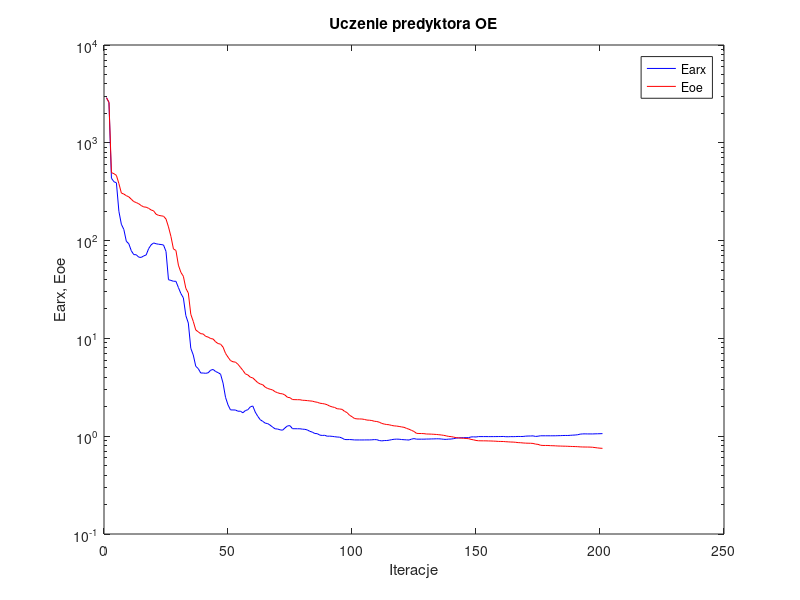
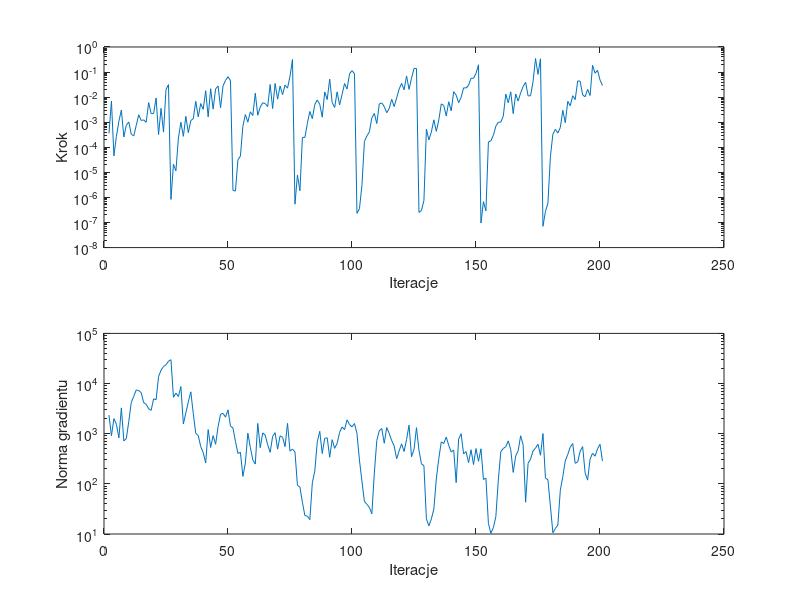

MATLAB code to generate these figures, in order:
%uczenie predyktora oe
clear all;
n=0; farx(n+1)=2.897075e+003; foe(n+1)=2.892032e+003; wspucz(n+1)=0.000000e+000; ng(n+1)=0.000000e+000;
%odnowa zmiennej metryki
n=1; farx(n+1)=2.582692e+003; foe(n+1)=2.592419e+003; krok(n+1)=3.604935e-004; ng(n+1)=2.353211e+003;
n=2; farx(n+1)=4.342418e+002; foe(n+1)=4.951977e+002; krok(n+1)=6.912131e-003; ng(n+1)=9.098167e+002;
n=3; farx(n+1)=3.999446e+002; foe(n+1)=4.837698e+002; krok(n+1)=4.554340e-005; ng(n+1)=1.998675e+003;
n=4; farx(n+1)=3.899245e+002; foe(n+1)=4.642339e+002; krok(n+1)=2.732662e-004; ng(n+1)=1.534569e+003;
n=5; farx(n+1)=1.994123e+002; foe(n+1)=3.831040e+002; krok(n+1)=1.100811e-003; ng(n+1)=8.243990e+002;
n=6; farx(n+1)=1.469442e+002; foe(n+1)=3.064326e+002; krok(n+1)=3.065383e-003; ng(n+1)=3.270689e+003;
n=7; farx(n+1)=1.299586e+002; foe(n+1)=2.990715e+002; krok(n+1)=2.578670e-004; ng(n+1)=7.155588e+002;
n=8; farx(n+1)=9.841335e+001; foe(n+1)=2.879748e+002; krok(n+1)=7.601488e-004; ng(n+1)=8.012250e+002;
n=9; farx(n+1)=9.291190e+001; foe(n+1)=2.801970e+002; krok(n+1)=1.025308e-003; ng(n+1)=1.759185e+003;
n=10; farx(n+1)=7.883366e+001; foe(n+1)=2.650911e+002; krok(n+1)=3.325065e-004; ng(n+1)=4.201379e+003;
n=11; farx(n+1)=7.190775e+001; foe(n+1)=2.505803e+002; krok(n+1)=2.844031e-004; ng(n+1)=5.580077e+003;
n=12; farx(n+1)=7.169104e+001; foe(n+1)=2.449346e+002; krok(n+1)=7.499704e-004; ng(n+1)=7.455665e+003;
n=13; farx(n+1)=6.774063e+001; foe(n+1)=2.381577e+002; krok(n+1)=1.983052e-003; ng(n+1)=7.246115e+003;
n=14; farx(n+1)=6.730069e+001; foe(n+1)=2.282348e+002; krok(n+1)=1.173246e-003; ng(n+1)=6.587543e+003;
n=15; farx(n+1)=6.971075e+001; foe(n+1)=2.211180e+002; krok(n+1)=1.236099e-003; ng(n+1)=4.157766e+003;
n=16; farx(n+1)=7.131212e+001; foe(n+1)=2.196040e+002; krok(n+1)=9.933991e-004; ng(n+1)=3.874506e+003;
n=17; farx(n+1)=8.280089e+001; foe(n+1)=2.137238e+002; krok(n+1)=6.065270e-003; ng(n+1)=3.135868e+003;
n=18; farx(n+1)=9.047480e+001; foe(n+1)=2.056852e+002; krok(n+1)=2.204222e-003; ng(n+1)=2.915574e+003;
n=19; farx(n+1)=9.462760e+001; foe(n+1)=2.015689e+002; krok(n+1)=2.213894e-003; ng(n+1)=4.955147e+003;
n=20; farx(n+1)=9.284765e+001; foe(n+1)=1.860202e+002; krok(n+1)=9.272034e-003; ng(n+1)=4.747183e+003;
n=21; farx(n+1)=9.182513e+001; foe(n+1)=1.812200e+002; krok(n+1)=3.229906e-004; ng(n+1)=1.372988e+004;
n=22; farx(n+1)=9.120864e+001; foe(n+1)=1.793088e+002; krok(n+1)=3.576264e-003; ng(n+1)=1.841950e+004;
n=23; farx(n+1)=9.018347e+001; foe(n+1)=1.775761e+002; krok(n+1)=4.031350e-004; ng(n+1)=2.182505e+004;
n=24; farx(n+1)=7.748431e+001; foe(n+1)=1.662437e+002; krok(n+1)=2.017194e-002; ng(n+1)=2.364218e+004;
n=25; farx(n+1)=3.984015e+001; foe(n+1)=1.380608e+002; krok(n+1)=3.153338e-002; ng(n+1)=2.785988e+004;
%odnowa zmiennej metryki
n=26; farx(n+1)=3.917110e+001; foe(n+1)=1.099619e+002; krok(n+1)=8.349317e-007; ng(n+1)=2.987864e+004;
n=27; farx(n+1)=3.839175e+001; foe(n+1)=8.213941e+001; krok(n+1)=2.092147e-005; ng(n+1)=5.325879e+003;
n=28; farx(n+1)=3.837149e+001; foe(n+1)=7.936734e+001; krok(n+1)=1.149974e-005; ng(n+1)=6.435782e+003;
n=29; farx(n+1)=3.312636e+001; foe(n+1)=5.607567e+001; krok(n+1)=2.337468e-004; ng(n+1)=5.505098e+003;
n=30; farx(n+1)=2.875525e+001; foe(n+1)=4.734891e+001; krok(n+1)=9.963700e-004; ng(n+1)=8.715480e+003;
n=31; farx(n+1)=2.597500e+001; foe(n+1)=4.317214e+001; krok(n+1)=2.734728e-004; ng(n+1)=1.561620e+003;
n=32; farx(n+1)=1.710324e+001; foe(n+1)=3.249670e+001; krok(n+1)=1.721185e-003; ng(n+1)=2.599477e+003;
n=33; farx(n+1)=1.434901e+001; foe(n+1)=2.911586e+001; krok(n+1)=3.812452e-004; ng(n+1)=4.316047e+003;
n=34; farx(n+1)=7.916629e+000; foe(n+1)=1.762674e+001; krok(n+1)=1.160141e-003; ng(n+1)=6.844963e+003;
n=35; farx(n+1)=6.757956e+000; foe(n+1)=1.491015e+001; krok(n+1)=1.387045e-003; ng(n+1)=2.516410e+003;
n=36; farx(n+1)=5.186135e+000; foe(n+1)=1.218642e+001; krok(n+1)=6.817777e-003; ng(n+1)=1.010868e+003;
n=37; farx(n+1)=4.913264e+000; foe(n+1)=1.167907e+001; krok(n+1)=1.636169e-003; ng(n+1)=9.238338e+002;
n=38; farx(n+1)=4.427228e+000; foe(n+1)=1.117137e+001; krok(n+1)=5.548179e-003; ng(n+1)=5.538472e+002;
n=39; farx(n+1)=4.427920e+000; foe(n+1)=1.109614e+001; krok(n+1)=3.271540e-003; ng(n+1)=4.208736e+002;
n=40; farx(n+1)=4.395264e+000; foe(n+1)=1.048713e+001; krok(n+1)=1.801017e-002; ng(n+1)=2.598825e+002;
n=41; farx(n+1)=4.451457e+000; foe(n+1)=1.032183e+001; krok(n+1)=1.627799e-003; ng(n+1)=1.208401e+003;
n=42; farx(n+1)=4.730741e+000; foe(n+1)=9.965631e+000; krok(n+1)=2.165649e-002; ng(n+1)=5.304745e+002;
n=43; farx(n+1)=4.813417e+000; foe(n+1)=9.864350e+000; krok(n+1)=3.334617e-003; ng(n+1)=9.157652e+002;
n=44; farx(n+1)=4.585563e+000; foe(n+1)=9.227703e+000; krok(n+1)=2.118799e-002; ng(n+1)=6.150273e+002;
n=45; farx(n+1)=4.469451e+000; foe(n+1)=8.859628e+000; krok(n+1)=2.788178e-002; ng(n+1)=1.381662e+003;
n=46; farx(n+1)=4.307780e+000; foe(n+1)=8.732449e+000; krok(n+1)=3.758726e-003; ng(n+1)=2.453216e+003;
n=47; farx(n+1)=3.491181e+000; foe(n+1)=8.148825e+000; krok(n+1)=2.835564e-002; ng(n+1)=2.539028e+003;
n=48; farx(n+1)=2.497568e+000; foe(n+1)=7.032540e+000; krok(n+1)=4.679730e-002; ng(n+1)=2.135531e+003;
n=49; farx(n+1)=2.090377e+000; foe(n+1)=6.432677e+000; krok(n+1)=6.533169e-002; ng(n+1)=2.989650e+003;
n=50; farx(n+1)=1.858239e+000; foe(n+1)=5.936208e+000; krok(n+1)=4.486659e-002; ng(n+1)=1.416851e+003;
%odnowa zmiennej metryki
n=51; farx(n+1)=1.854994e+000; foe(n+1)=5.768195e+000; krok(n+1)=1.896309e-006; ng(n+1)=1.299212e+003;
n=52; farx(n+1)=1.852816e+000; foe(n+1)=5.721166e+000; krok(n+1)=1.801229e-006; ng(n+1)=7.026461e+002;
n=53; farx(n+1)=1.801151e+000; foe(n+1)=5.442235e+000; krok(n+1)=3.195675e-005; ng(n+1)=4.034008e+002;
n=54; farx(n+1)=1.801833e+000; foe(n+1)=5.063946e+000; krok(n+1)=4.438276e-005; ng(n+1)=4.264592e+002;
n=55; farx(n+1)=1.735435e+000; foe(n+1)=4.709466e+000; krok(n+1)=6.946998e-004; ng(n+1)=1.408904e+002;
n=56; farx(n+1)=1.828520e+000; foe(n+1)=4.337682e+000; krok(n+1)=2.019006e-003; ng(n+1)=2.595360e+002;
n=57; farx(n+1)=1.866286e+000; foe(n+1)=4.231338e+000; krok(n+1)=1.003628e-003; ng(n+1)=1.023728e+003;
n=58; farx(n+1)=1.995930e+000; foe(n+1)=4.012213e+000; krok(n+1)=2.604174e-003; ng(n+1)=5.359596e+002;
n=59; farx(n+1)=2.037407e+000; foe(n+1)=3.944906e+000; krok(n+1)=1.838554e-003; ng(n+1)=3.004938e+002;
n=60; farx(n+1)=1.761514e+000; foe(n+1)=3.731584e+000; krok(n+1)=1.432736e-002; ng(n+1)=2.480141e+002;
n=61; farx(n+1)=1.597274e+000; foe(n+1)=3.529980e+000; krok(n+1)=1.900524e-003; ng(n+1)=1.603225e+003;
n=62; farx(n+1)=1.474348e+000; foe(n+1)=3.419773e+000; krok(n+1)=4.027729e-003; ng(n+1)=5.267947e+002;
n=63; farx(n+1)=1.418972e+000; foe(n+1)=3.361905e+000; krok(n+1)=5.945944e-003; ng(n+1)=1.038703e+003;
n=64; farx(n+1)=1.360310e+000; foe(n+1)=3.174621e+000; krok(n+1)=5.548179e-003; ng(n+1)=9.301168e+002;
n=65; farx(n+1)=1.345459e+000; foe(n+1)=3.075444e+000; krok(n+1)=4.201093e-003; ng(n+1)=6.025032e+002;
n=66; farx(n+1)=1.296665e+000; foe(n+1)=3.022017e+000; krok(n+1)=3.192743e-002; ng(n+1)=4.253533e+002;
n=67; farx(n+1)=1.237515e+000; foe(n+1)=2.969618e+000; krok(n+1)=3.514634e-003; ng(n+1)=8.839685e+002;
n=68; farx(n+1)=1.189964e+000; foe(n+1)=2.848712e+000; krok(n+1)=3.519888e-002; ng(n+1)=1.047774e+003;
n=69; farx(n+1)=1.184069e+000; foe(n+1)=2.783690e+000; krok(n+1)=8.300976e-003; ng(n+1)=4.910834e+002;
n=70; farx(n+1)=1.162410e+000; foe(n+1)=2.729255e+000; krok(n+1)=2.788178e-002; ng(n+1)=9.082892e+002;
n=71; farx(n+1)=1.151988e+000; foe(n+1)=2.710798e+000; krok(n+1)=1.258748e-002; ng(n+1)=8.501162e+002;
n=72; farx(n+1)=1.216679e+000; foe(n+1)=2.631574e+000; krok(n+1)=3.010260e-002; ng(n+1)=5.523971e+002;
n=73; farx(n+1)=1.275802e+000; foe(n+1)=2.497457e+000; krok(n+1)=2.284759e-002; ng(n+1)=1.607105e+003;
n=74; farx(n+1)=1.280828e+000; foe(n+1)=2.475409e+000; krok(n+1)=6.786752e-002; ng(n+1)=4.495962e+002;
n=75; farx(n+1)=1.192834e+000; foe(n+1)=2.370018e+000; krok(n+1)=3.170382e-001; ng(n+1)=4.934489e+002;
%odnowa zmiennej metryki
n=76; farx(n+1)=1.192593e+000; foe(n+1)=2.364517e+000; krok(n+1)=5.395230e-007; ng(n+1)=4.338222e+002;
n=77; farx(n+1)=1.191560e+000; foe(n+1)=2.361287e+000; krok(n+1)=7.884010e-006; ng(n+1)=9.371486e+001;
n=78; farx(n+1)=1.191214e+000; foe(n+1)=2.360512e+000; krok(n+1)=1.845341e-006; ng(n+1)=8.626533e+001;
n=79; farx(n+1)=1.180863e+000; foe(n+1)=2.331408e+000; krok(n+1)=2.493753e-004; ng(n+1)=4.304524e+001;
n=80; farx(n+1)=1.175667e+000; foe(n+1)=2.324479e+000; krok(n+1)=2.463545e-004; ng(n+1)=2.329471e+001;
n=81; farx(n+1)=1.158011e+000; foe(n+1)=2.311109e+000; krok(n+1)=8.940659e-004; ng(n+1)=2.274969e+001;
n=82; farx(n+1)=1.122124e+000; foe(n+1)=2.294992e+000; krok(n+1)=2.684169e-003; ng(n+1)=1.930451e+001;
n=83; farx(n+1)=1.100777e+000; foe(n+1)=2.283292e+000; krok(n+1)=1.389400e-003; ng(n+1)=1.046593e+002;
n=84; farx(n+1)=1.065376e+000; foe(n+1)=2.245198e+000; krok(n+1)=5.097234e-003; ng(n+1)=1.814646e+002;
n=85; farx(n+1)=1.062099e+000; foe(n+1)=2.222849e+000; krok(n+1)=7.740832e-003; ng(n+1)=6.912422e+002;
n=86; farx(n+1)=1.026374e+000; foe(n+1)=2.175469e+000; krok(n+1)=5.167850e-003; ng(n+1)=1.115585e+003;
n=87; farx(n+1)=1.018063e+000; foe(n+1)=2.158218e+000; krok(n+1)=1.588254e-003; ng(n+1)=4.023468e+002;
n=88; farx(n+1)=1.021956e+000; foe(n+1)=2.135973e+000; krok(n+1)=1.610734e-002; ng(n+1)=8.075735e+002;
n=89; farx(n+1)=9.996730e-001; foe(n+1)=2.097350e+000; krok(n+1)=7.981858e-003; ng(n+1)=8.288969e+002;
n=90; farx(n+1)=1.002047e+000; foe(n+1)=2.032018e+000; krok(n+1)=5.236098e-002; ng(n+1)=3.395347e+002;
n=91; farx(n+1)=9.962023e-001; foe(n+1)=1.994369e+000; krok(n+1)=6.130766e-003; ng(n+1)=7.604566e+002;
n=92; farx(n+1)=9.884169e-001; foe(n+1)=1.968006e+000; krok(n+1)=3.868579e-003; ng(n+1)=5.108740e+002;
n=93; farx(n+1)=9.810350e-001; foe(n+1)=1.908537e+000; krok(n+1)=1.626130e-002; ng(n+1)=6.406023e+002;
n=94; farx(n+1)=9.777776e-001; foe(n+1)=1.898645e+000; krok(n+1)=4.904166e-003; ng(n+1)=1.062418e+003;
n=95; farx(n+1)=9.562505e-001; foe(n+1)=1.881262e+000; krok(n+1)=1.290032e-002; ng(n+1)=1.365982e+003;
n=96; farx(n+1)=9.255048e-001; foe(n+1)=1.795412e+000; krok(n+1)=3.500452e-002; ng(n+1)=1.208212e+003;
n=97; farx(n+1)=9.229519e-001; foe(n+1)=1.743518e+000; krok(n+1)=2.097129e-002; ng(n+1)=1.888036e+003;
n=98; farx(n+1)=9.245855e-001; foe(n+1)=1.637929e+000; krok(n+1)=8.512166e-002; ng(n+1)=1.523732e+003;
n=99; farx(n+1)=9.211940e-001; foe(n+1)=1.583294e+000; krok(n+1)=1.143175e-001; ng(n+1)=1.366641e+003;
n=100; farx(n+1)=9.159790e-001; foe(n+1)=1.517266e+000; krok(n+1)=8.610785e-002; ng(n+1)=1.594909e+003;
%odnowa zmiennej metryki
n=101; farx(n+1)=9.155493e-001; foe(n+1)=1.503462e+000; krok(n+1)=2.320443e-007; ng(n+1)=1.010409e+003;
n=102; farx(n+1)=9.154627e-001; foe(n+1)=1.501112e+000; krok(n+1)=3.542201e-007; ng(n+1)=2.984522e+002;
n=103; farx(n+1)=9.153303e-001; foe(n+1)=1.498951e+000; krok(n+1)=2.956550e-006; ng(n+1)=1.137447e+002;
n=104; farx(n+1)=9.157362e-001; foe(n+1)=1.483724e+000; krok(n+1)=1.711903e-004; ng(n+1)=4.464310e+001;
n=105; farx(n+1)=9.164814e-001; foe(n+1)=1.462162e+000; krok(n+1)=2.844031e-004; ng(n+1)=3.903806e+001;
n=106; farx(n+1)=9.160352e-001; foe(n+1)=1.457090e+000; krok(n+1)=4.129769e-004; ng(n+1)=3.390570e+001;
n=107; farx(n+1)=9.185141e-001; foe(n+1)=1.446352e+000; krok(n+1)=1.486486e-003; ng(n+1)=2.531255e+001;
n=108; farx(n+1)=9.228779e-001; foe(n+1)=1.422012e+000; krok(n+1)=2.232322e-003; ng(n+1)=1.641185e+002;
n=109; farx(n+1)=9.210659e-001; foe(n+1)=1.413594e+000; krok(n+1)=8.861138e-004; ng(n+1)=7.304105e+002;
n=110; farx(n+1)=9.032882e-001; foe(n+1)=1.390577e+000; krok(n+1)=5.318174e-003; ng(n+1)=1.142862e+003;
n=111; farx(n+1)=8.958926e-001; foe(n+1)=1.351239e+000; krok(n+1)=5.887869e-003; ng(n+1)=1.268771e+003;
n=112; farx(n+1)=9.024924e-001; foe(n+1)=1.330951e+000; krok(n+1)=4.221448e-003; ng(n+1)=6.449267e+002;
n=113; farx(n+1)=9.036391e-001; foe(n+1)=1.316541e+000; krok(n+1)=2.388829e-003; ng(n+1)=1.327688e+003;
n=114; farx(n+1)=9.104351e-001; foe(n+1)=1.309198e+000; krok(n+1)=3.516052e-003; ng(n+1)=1.012299e+003;
n=115; farx(n+1)=9.223462e-001; foe(n+1)=1.288566e+000; krok(n+1)=8.237127e-003; ng(n+1)=7.283407e+002;
n=116; farx(n+1)=9.303336e-001; foe(n+1)=1.275309e+000; krok(n+1)=4.213325e-003; ng(n+1)=5.688400e+002;
n=117; farx(n+1)=9.334565e-001; foe(n+1)=1.269530e+000; krok(n+1)=9.289554e-003; ng(n+1)=3.163679e+002;
n=118; farx(n+1)=9.315048e-001; foe(n+1)=1.257782e+000; krok(n+1)=2.085765e-002; ng(n+1)=4.531138e+002;
n=119; farx(n+1)=9.247425e-001; foe(n+1)=1.244080e+000; krok(n+1)=3.546206e-002; ng(n+1)=6.277555e+002;
n=120; farx(n+1)=9.207525e-001; foe(n+1)=1.232361e+000; krok(n+1)=1.961666e-002; ng(n+1)=4.416777e+002;
n=121; farx(n+1)=9.173771e-001; foe(n+1)=1.202030e+000; krok(n+1)=6.995615e-002; ng(n+1)=7.669657e+002;
n=122; farx(n+1)=9.141020e-001; foe(n+1)=1.178512e+000; krok(n+1)=2.038266e-002; ng(n+1)=1.480499e+003;
n=123; farx(n+1)=9.339810e-001; foe(n+1)=1.147131e+000; krok(n+1)=5.671128e-002; ng(n+1)=3.478217e+002;
n=124; farx(n+1)=9.450339e-001; foe(n+1)=1.118159e+000; krok(n+1)=1.392836e-001; ng(n+1)=4.846923e+002;
n=125; farx(n+1)=9.329372e-001; foe(n+1)=1.069382e+000; krok(n+1)=1.387866e-001; ng(n+1)=1.317759e+003;
%odnowa zmiennej metryki
n=126; farx(n+1)=9.328212e-001; foe(n+1)=1.065855e+000; krok(n+1)=2.518474e-007; ng(n+1)=4.690289e+002;
n=127; farx(n+1)=9.328095e-001; foe(n+1)=1.064854e+000; krok(n+1)=3.006887e-007; ng(n+1)=2.509424e+002;
n=128; farx(n+1)=9.327833e-001; foe(n+1)=1.062527e+000; krok(n+1)=7.611413e-007; ng(n+1)=2.298628e+002;
n=129; farx(n+1)=9.350781e-001; foe(n+1)=1.053257e+000; krok(n+1)=5.292541e-004; ng(n+1)=2.003859e+001;
n=130; farx(n+1)=9.356797e-001; foe(n+1)=1.052217e+000; krok(n+1)=1.969720e-004; ng(n+1)=1.453976e+001;
n=131; farx(n+1)=9.375862e-001; foe(n+1)=1.049784e+000; krok(n+1)=4.089425e-004; ng(n+1)=1.998185e+001;
n=132; farx(n+1)=9.386466e-001; foe(n+1)=1.046023e+000; krok(n+1)=1.243743e-003; ng(n+1)=3.141281e+001;
n=133; farx(n+1)=9.407695e-001; foe(n+1)=1.041836e+000; krok(n+1)=4.320082e-004; ng(n+1)=1.250981e+002;
n=134; farx(n+1)=9.405989e-001; foe(n+1)=1.035977e+000; krok(n+1)=1.242471e-003; ng(n+1)=3.205477e+002;
n=135; farx(n+1)=9.366602e-001; foe(n+1)=1.029383e+000; krok(n+1)=5.381741e-003; ng(n+1)=6.864995e+002;
n=136; farx(n+1)=9.299055e-001; foe(n+1)=1.020467e+000; krok(n+1)=4.663178e-003; ng(n+1)=6.375718e+002;
n=137; farx(n+1)=9.278974e-001; foe(n+1)=1.008169e+000; krok(n+1)=1.772228e-003; ng(n+1)=8.581359e+002;
n=138; farx(n+1)=9.340457e-001; foe(n+1)=9.951824e-001; krok(n+1)=6.543079e-003; ng(n+1)=5.868689e+002;
n=139; farx(n+1)=9.353481e-001; foe(n+1)=9.904230e-001; krok(n+1)=2.855545e-003; ng(n+1)=4.307583e+002;
n=140; farx(n+1)=9.444031e-001; foe(n+1)=9.784478e-001; krok(n+1)=1.650507e-002; ng(n+1)=4.722851e+002;
n=141; farx(n+1)=9.569317e-001; foe(n+1)=9.659877e-001; krok(n+1)=1.203834e-002; ng(n+1)=1.057436e+002;
n=142; farx(n+1)=9.599734e-001; foe(n+1)=9.616312e-001; krok(n+1)=5.997467e-003; ng(n+1)=7.846210e+002;
n=143; farx(n+1)=9.642554e-001; foe(n+1)=9.563642e-001; krok(n+1)=9.832841e-003; ng(n+1)=9.982891e+002;
n=144; farx(n+1)=9.656103e-001; foe(n+1)=9.527443e-001; krok(n+1)=2.351648e-002; ng(n+1)=3.943014e+002;
n=145; farx(n+1)=9.663031e-001; foe(n+1)=9.478064e-001; krok(n+1)=2.319637e-002; ng(n+1)=4.406300e+002;
n=146; farx(n+1)=9.664856e-001; foe(n+1)=9.436213e-001; krok(n+1)=2.977118e-002; ng(n+1)=2.648095e+002;
n=147; farx(n+1)=9.826772e-001; foe(n+1)=9.277905e-001; krok(n+1)=5.671128e-002; ng(n+1)=4.780333e+002;
n=148; farx(n+1)=9.852815e-001; foe(n+1)=9.179514e-001; krok(n+1)=5.625683e-002; ng(n+1)=2.424149e+002;
n=149; farx(n+1)=9.814657e-001; foe(n+1)=9.049062e-001; krok(n+1)=8.764941e-002; ng(n+1)=5.046887e+002;
n=150; farx(n+1)=9.911790e-001; foe(n+1)=8.983200e-001; krok(n+1)=1.940886e-001; ng(n+1)=2.814032e+002;
%odnowa zmiennej metryki
n=151; farx(n+1)=9.911481e-001; foe(n+1)=8.972449e-001; krok(n+1)=9.503164e-008; ng(n+1)=5.000082e+002;
n=152; farx(n+1)=9.911244e-001; foe(n+1)=8.967490e-001; krok(n+1)=6.797682e-007; ng(n+1)=1.219230e+002;
n=153; farx(n+1)=9.911400e-001; foe(n+1)=8.964541e-001; krok(n+1)=2.918962e-007; ng(n+1)=1.304849e+002;
n=154; farx(n+1)=9.903847e-001; foe(n+1)=8.943692e-001; krok(n+1)=1.625215e-004; ng(n+1)=1.636320e+001;
n=155; farx(n+1)=9.903533e-001; foe(n+1)=8.934967e-001; krok(n+1)=1.823889e-004; ng(n+1)=1.033177e+001;
n=156; farx(n+1)=9.906502e-001; foe(n+1)=8.911573e-001; krok(n+1)=3.009671e-004; ng(n+1)=1.340555e+001;
n=157; farx(n+1)=9.911426e-001; foe(n+1)=8.886809e-001; krok(n+1)=6.935224e-004; ng(n+1)=2.215193e+001;
n=158; farx(n+1)=9.918431e-001; foe(n+1)=8.849039e-001; krok(n+1)=1.000424e-003; ng(n+1)=1.191873e+002;
n=159; farx(n+1)=9.922016e-001; foe(n+1)=8.839132e-001; krok(n+1)=1.002892e-003; ng(n+1)=4.383338e+002;
n=160; farx(n+1)=9.937787e-001; foe(n+1)=8.827873e-001; krok(n+1)=1.742611e-003; ng(n+1)=5.071751e+002;
n=161; farx(n+1)=9.884481e-001; foe(n+1)=8.785236e-001; krok(n+1)=1.321526e-002; ng(n+1)=5.500109e+002;
n=162; farx(n+1)=9.876913e-001; foe(n+1)=8.755695e-001; krok(n+1)=5.967857e-003; ng(n+1)=7.198892e+002;
n=163; farx(n+1)=9.904073e-001; foe(n+1)=8.719873e-001; krok(n+1)=1.631060e-002; ng(n+1)=4.808029e+002;
n=164; farx(n+1)=9.897387e-001; foe(n+1)=8.707791e-001; krok(n+1)=2.199930e-003; ng(n+1)=1.691606e+002;
n=165; farx(n+1)=9.913850e-001; foe(n+1)=8.661005e-001; krok(n+1)=1.336226e-002; ng(n+1)=3.589772e+002;
n=166; farx(n+1)=9.942856e-001; foe(n+1)=8.599123e-001; krok(n+1)=6.970662e-003; ng(n+1)=4.569769e+002;
n=167; farx(n+1)=9.930286e-001; foe(n+1)=8.576621e-001; krok(n+1)=1.496365e-002; ng(n+1)=9.099728e+002;
n=168; farx(n+1)=9.938212e-001; foe(n+1)=8.528577e-001; krok(n+1)=2.643052e-002; ng(n+1)=6.021492e+002;
n=169; farx(n+1)=1.001183e+000; foe(n+1)=8.495126e-001; krok(n+1)=3.933136e-002; ng(n+1)=4.302830e+001;
n=170; farx(n+1)=1.004168e+000; foe(n+1)=8.479807e-001; krok(n+1)=1.121665e-002; ng(n+1)=2.574840e+002;
n=171; farx(n+1)=1.004833e+000; foe(n+1)=8.468758e-001; krok(n+1)=1.136409e-002; ng(n+1)=3.130442e+002;
n=172; farx(n+1)=1.007925e+000; foe(n+1)=8.435215e-001; krok(n+1)=4.138006e-002; ng(n+1)=4.526064e+002;
n=173; farx(n+1)=9.945898e-001; foe(n+1)=8.303064e-001; krok(n+1)=3.465039e-001; ng(n+1)=5.172547e+002;
n=174; farx(n+1)=1.000150e+000; foe(n+1)=8.254771e-001; krok(n+1)=8.061847e-002; ng(n+1)=6.159137e+002;
n=175; farx(n+1)=1.009957e+000; foe(n+1)=8.083252e-001; krok(n+1)=3.390079e-001; ng(n+1)=3.712004e+002;
%odnowa zmiennej metryki
n=176; farx(n+1)=1.009913e+000; foe(n+1)=8.043059e-001; krok(n+1)=7.092540e-008; ng(n+1)=1.005759e+003;
n=177; farx(n+1)=1.009930e+000; foe(n+1)=8.040680e-001; krok(n+1)=2.736466e-007; ng(n+1)=1.311785e+002;
n=178; farx(n+1)=1.009918e+000; foe(n+1)=8.036468e-001; krok(n+1)=5.924763e-007; ng(n+1)=1.205449e+002;
n=179; farx(n+1)=1.009755e+000; foe(n+1)=8.005266e-001; krok(n+1)=4.334515e-005; ng(n+1)=3.603534e+001;
n=180; farx(n+1)=1.009920e+000; foe(n+1)=7.991054e-001; krok(n+1)=3.325065e-004; ng(n+1)=1.056838e+001;
n=181; farx(n+1)=1.010134e+000; foe(n+1)=7.971543e-001; krok(n+1)=5.188110e-004; ng(n+1)=1.287170e+001;
n=182; farx(n+1)=1.012265e+000; foe(n+1)=7.940269e-001; krok(n+1)=3.697205e-004; ng(n+1)=1.506448e+001;
n=183; farx(n+1)=1.013506e+000; foe(n+1)=7.928492e-001; krok(n+1)=6.140193e-004; ng(n+1)=7.502929e+001;
n=184; farx(n+1)=1.016153e+000; foe(n+1)=7.912004e-001; krok(n+1)=2.999882e-003; ng(n+1)=1.394690e+002;
n=185; farx(n+1)=1.017599e+000; foe(n+1)=7.903845e-001; krok(n+1)=9.589643e-004; ng(n+1)=2.877467e+002;
n=186; farx(n+1)=1.016857e+000; foe(n+1)=7.885430e-001; krok(n+1)=6.773640e-003; ng(n+1)=3.854239e+002;
n=187; farx(n+1)=1.021019e+000; foe(n+1)=7.863999e-001; krok(n+1)=4.522618e-003; ng(n+1)=5.385110e+002;
n=188; farx(n+1)=1.025368e+000; foe(n+1)=7.846403e-001; krok(n+1)=1.139839e-002; ng(n+1)=6.381552e+002;
n=189; farx(n+1)=1.028365e+000; foe(n+1)=7.833546e-001; krok(n+1)=8.017859e-003; ng(n+1)=2.568993e+002;
n=190; farx(n+1)=1.035225e+000; foe(n+1)=7.814319e-001; krok(n+1)=4.438543e-002; ng(n+1)=2.739158e+002;
n=191; farx(n+1)=1.050010e+000; foe(n+1)=7.777872e-001; krok(n+1)=4.321748e-002; ng(n+1)=4.501045e+002;
n=192; farx(n+1)=1.055554e+000; foe(n+1)=7.759519e-001; krok(n+1)=1.226153e-002; ng(n+1)=5.524344e+002;
n=193; farx(n+1)=1.056838e+000; foe(n+1)=7.752362e-001; krok(n+1)=1.034736e-002; ng(n+1)=1.655405e+002;
n=194; farx(n+1)=1.055076e+000; foe(n+1)=7.745389e-001; krok(n+1)=2.051314e-002; ng(n+1)=1.185331e+002;
n=195; farx(n+1)=1.055177e+000; foe(n+1)=7.737868e-001; krok(n+1)=1.160327e-002; ng(n+1)=3.113322e+002;
n=196; farx(n+1)=1.054569e+000; foe(n+1)=7.708193e-001; krok(n+1)=1.865458e-001; ng(n+1)=4.100137e+002;
n=197; farx(n+1)=1.057335e+000; foe(n+1)=7.649534e-001; krok(n+1)=8.973423e-002; ng(n+1)=3.553561e+002;
n=198; farx(n+1)=1.058752e+000; foe(n+1)=7.590538e-001; krok(n+1)=1.171506e-001; ng(n+1)=4.994511e+002;
n=199; farx(n+1)=1.060420e+000; foe(n+1)=7.543023e-001; krok(n+1)=4.858193e-002; ng(n+1)=6.151603e+002;
n=200; farx(n+1)=1.062898e+000; foe(n+1)=7.514642e-001; krok(n+1)=2.896961e-002; ng(n+1)=2.850644e+002;

figure; semilogy(farx,'b'); hold on; semilogy(foe,'r'); xlabel('Iteracje'); ylabel('Earx, Eoe'); legend('Earx','Eoe'); title('Uczenie predyktora OE');
figure; subplot(2,1,1); semilogy(krok); xlabel('Iteracje'); ylabel('Krok');
subplot(2,1,2); semilogy(ng); xlabel('Iteracje'); ylabel('Norma gradientu');
Earx=farx(n+1)
Eoe=foe(n+1)
